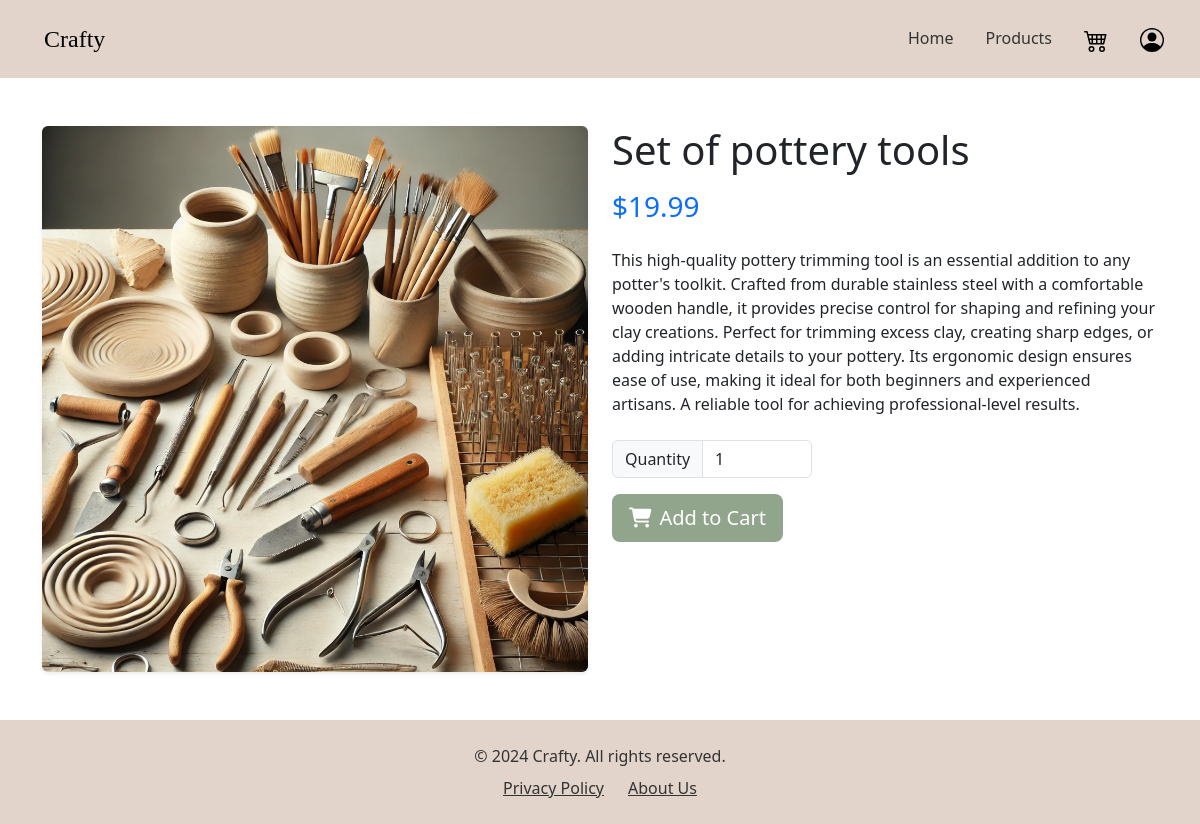
The app's page /shopping_cart/3/, older data.
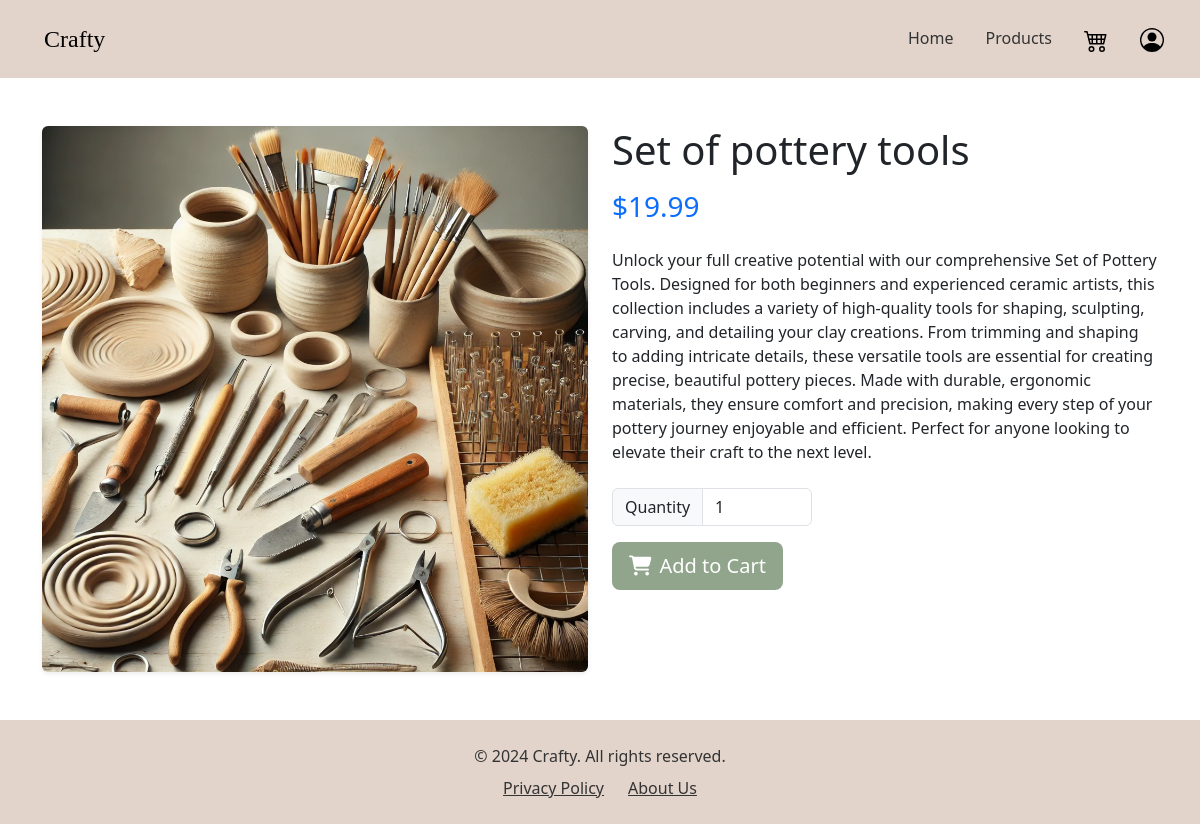
The same page, newer data.
### products/models.py (models this page shows, shortened)
class Item(models.Model):
    name = models.CharField(max_length=255)
    description = models.TextField(blank=True, null=True)
    price = models.DecimalField(max_digits=10, decimal_places=2)
    category = models.ForeignKey(Category, on_delete=models.CASCADE)
    subcategory = models.ForeignKey(SubCategory, on_delete=models.CASCADE, related_name='items', null=True, blank=True)
    image = models.ImageField(upload_to='item_images/', blank=True, null=True)

### products/views.py (the view)
# urls.py: path('<int:product_id>/', views.product_detail, name='product_detail'),
def product_detail(request, product_id):
    item = get_object_or_404(Item, id=product_id)
    context = {
        'product': item
    }
    return render(request, 'products/product_detail.html', context)

### products/templates/products/product_detail.html (shortened to what this page needs)
{% extends 'products/index.html' %}
{% load static %}
{% block content %}
{% include 'home/navbar.html' %}
<div class="container my-5">
    <div class="row">
        <div class="col-md-6">
            {% if product.image %}
                <img src="{{ product.image.url }}" class="img-fluid rounded shadow-sm" alt="{{ product.name }}">
            {% endif %}
        </div>
        <div class="col-md-6">
            <h1 class="mb-3">{{ product.name }}</h1>
            <p class="h3 text-primary mb-4">${{ product.price }}</p>
            <p class="mb-4">{{ product.description }}</p>
            <form action="{% url 'add_to_cart' product.id %}" method="POST" class="mb-4">
                <div class="input-group mb-3" style="max-width: 200px;">
                    <span class="input-group-text">Quantity</span>
                    <input type="number" name="quantity" class="form-control" value="1" min="1" max="10">
                </div>
                <button type="submit" class="btn btn-lg" style="background-color: #a5a58d; color: #ffffff;">
                    <i class="fas fa-shopping-cart me-2"></i>Add to Cart
                </button>
            </form>
        </div>
    </div>
</div>
{% endblock %}

Row changes from the older to the newer data that the page shows:
changed Item "Set of pottery tools": description "This high-quality pottery trimming tool is an essential addition to any potter's toolkit. Crafted from durable stainless steel with a comfortable wooden handle, it provides precise control for shaping and refining your clay creations. Perfect for trimming excess clay, creating sharp edges, or adding intricate details to your pottery. Its ergonomic design ensures ease of use, making it ideal for both beginners and experienced artisans. A reliable tool for achieving professional-level results." → "Unlock your full creative potential with our comprehensive Set of Pottery Tools. Designed for both beginners and experienced ceramic artists, this collection includes a variety of high-quality tools for shaping, sculpting, carving, and detailing your clay creations. From trimming and shaping to adding intricate details, these versatile tools are essential for creating precise, beautiful pottery pieces. Made with durable, ergonomic materials, they ensure comfort and precision, making every step of your pottery journey enjoyable and efficient. Perfect for anyone looking to elevate their craft to the next level."
